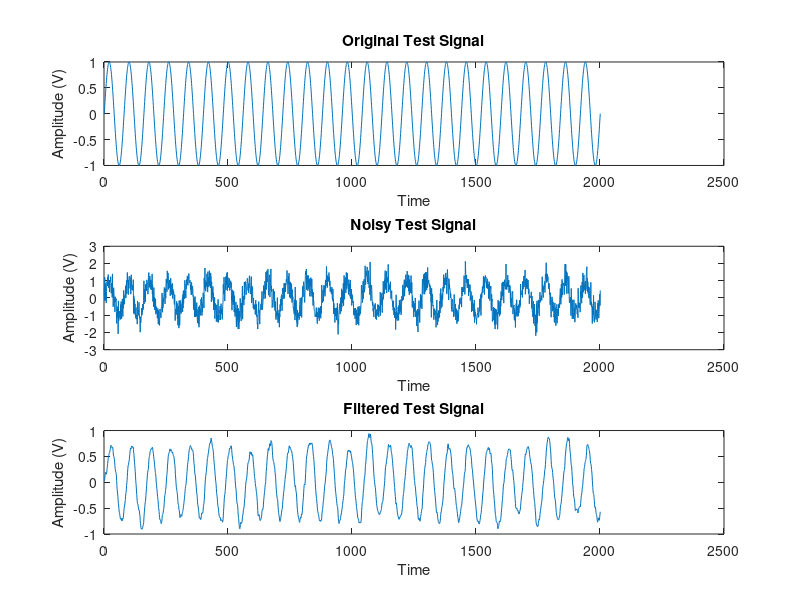

The MATLAB script that drew this image: (Note: this script raises an error after producing the figure.)
clc
clear all
close all

%%Sampling frequency selection
fs=4e3;
dt=1/fs;
t=0:dt:.5;

%Test Signal
 Am=1;
 fm=50;
 x_t=Am*sin(2*pi*fm*t);

% TEST SIGNAL AFFECTED BY AWGN NOISE AT SNR  5 dB
xn_t=awgn(x_t,5,'measured');

%FILTERING OF NOISY SIGNAL
fc = 50;
[b,a] = butter(1,fc/(fs/2));
f_t = filter(b,a,xn_t);


%FIGURE PLOTTING IN TIME DOMAIN
figure
subplot(3,1,1)
plot(x_t);
xlabel('Time');
ylabel('Amplitude (V)');
title('Original Test Signal');
subplot(3,1,2)
plot(xn_t);
xlabel('Time');
ylabel('Amplitude (V)');
title('Noisy Test Signal');
subplot(3,1,3)
plot(f_t);
xlabel('Time');
ylabel('Amplitude (V)');
title('Filtered Test Signal');
suptitle('Time Domain Analysis')

%FIGURE PLOTTING IN FREQUNECY DOMAIN
figure
subplot(3,1,1)
frequency_domain(x_t,fs)
title('Original Test Signal');
subplot(3,1,2)
frequency_domain(xn_t,fs);
title('Noisy Test Signal');
subplot(3,1,3)
frequency_domain(f_t,fs);
title('Filtered Test Signal');
suptitle('Frequency Domain Analysis')

